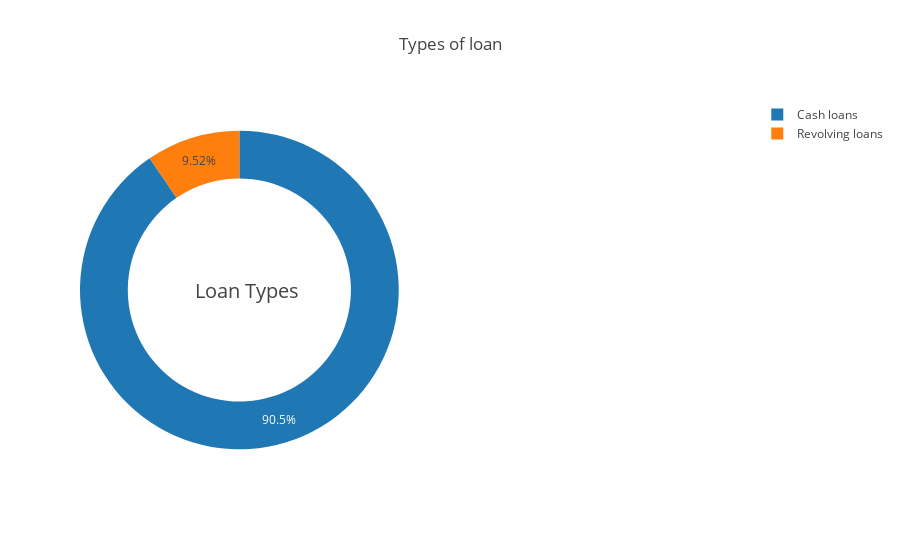

The cell this chart's notebook holds for it:
### Code cell
######### checking out the Types of loan proposed by Credit Bureau

temp = application_train["NAME_CONTRACT_TYPE"].value_counts()
fig = {
  "data": [
    {
      "values": temp.values,
      "labels": temp.index,
      "domain": {"x": [0, .48]},
      #"name": "Types of Loans",
      #"hoverinfo":"label+percent+name",
      "hole": .7,
      "type": "pie"
    },
    
    ],
  "layout": {
        "title":"Types of loan",
        "annotations": [
            {
                "font": {
                    "size": 20
                },
                "showarrow": False,
                "text": "Loan Types",
                "x": 0.17,
                "y": 0.5
            }
            
        ]
    }
}
iplot(fig, filename='donut')

### Figure 1 — Plotly figure (JSON) as saved in the notebook; plotly's stock layout.template omitted (floating-point values rounded to 4 significant figures)
{"data": [{"domain": {"x": [0, 0.48]}, "hole": 0.7, "labels": ["Cash loans", "Revolving loans"], "type": "pie", "values": [278232, 29279]}], "layout": {"annotations": [{"font": {"size": 20}, "showarrow": false, "text": "Loan Types", "x": 0.17, "y": 0.5}], "title": "Types of loan"}}
